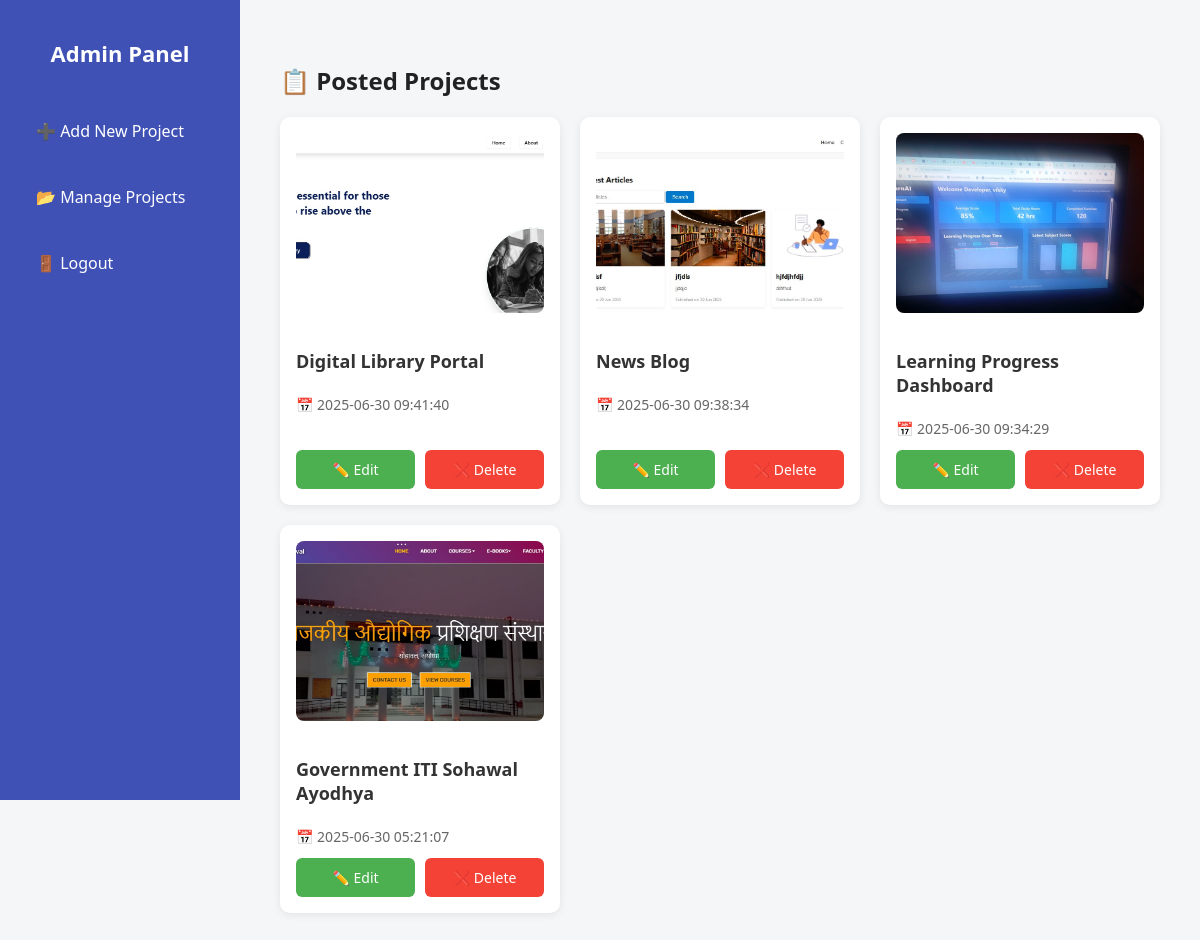
Page /admin/dashboard.php (signed in) on the committed database.
### tables this page shows
CREATE TABLE `projects` (
  `id` int(11) NOT NULL,
  `title` varchar(255) NOT NULL,
  `description` text NOT NULL,
  `technology` varchar(255) DEFAULT NULL,
  `link` varchar(255) DEFAULT NULL,
  `image` varchar(255) DEFAULT NULL,
  `created_at` timestamp NOT NULL DEFAULT current_timestamp()
);

### admin/dashboard.php (the view, shortened to what this page needs)
<?php
include '../includes/db.php';
?>
<!DOCTYPE html>
<html lang="en">
<head>
  <link rel="stylesheet" href="../assets/css/style.css">
</head>
<body>
<div class="sidebar">
  <h2>Admin Panel</h2>
  <a href="add-projects.php">➕ Add New Project</a>
  <a href="manage-projects.php">📂 Manage Projects</a>
  <a href="logout.php" onclick="return confirm('Logout now?')">🚪 Logout</a>
</div>
<div class="dashboard-content">
  <h3>📋 Posted Projects</h3>
  <?php
  $query = "SELECT id, title, created_at, image FROM projects ORDER BY created_at DESC";
  $result = $conn->query($query);
  if ($result->num_rows > 0):
      echo "<div class='project-grid'>";
      while ($row = $result->fetch_assoc()):
          $imgPath = !empty($row['image']) ? "../uploads/" . $row['image'] : "../assets/img/default.jpg";
          ?>
          <div class="project-card">
              <img src="<?php echo htmlspecialchars($imgPath); ?>" alt="Project Image">
              <h4><?php echo htmlspecialchars($row['title']); ?></h4>
              <p>📅 <?php echo $row['created_at']; ?></p>
              <div class="project-actions">
                  <a class="edit-btn" href="edit-project.php?id=<?php echo $row['id']; ?>">✏️ Edit</a>
                  <a class="delete-btn" href="delete-project.php?id=<?php echo $row['id']; ?>" onclick="return confirm('Are you sure you want to delete this project?')">❌ Delete</a>
              </div>
          </div>
          <?php
      endwhile;
      echo "</div>";
  else:
      echo "<p>No projects found.</p>";
  endif;
  ?>
</div>
</body>
</html>

### assets/css/style.css (style rules this page uses)
body { font-family: 'Poppins', sans-serif; scroll-behavior: smooth; }

### admin/dashboard.php (style rules this page uses)
* { box-sizing: border-box; }
body { margin: 0; font-family: 'Segoe UI', sans-serif; background-color: #f4f6f8; display: flex; }
.sidebar { width: 240px; height: 100vh; background-color: #3f51b5; color: white; display: flex; flex-direction: column; padding: 20px; position: fixed; left: 0; top: 0; }
.sidebar h2 { margin-bottom: 30px; font-size: 22px; text-align: center; }
.sidebar a { color: white; text-decoration: none; margin: 10px 0; padding: 12px 16px; border-radius: 6px; transition: background 0.3s; }
.dashboard-content { margin-left: 240px; padding: 40px; flex: 1; }
h3 { font-size: 1.5rem; margin-bottom: 20px; color: #222; }
.project-grid { display: grid; grid-template-columns: repeat(auto-fit, minmax(250px, 1fr)); gap: 20px; }
.project-card { background: white; padding: 16px; border-radius: 10px; box-shadow: 0 2px 8px rgba(0, 0, 0, 0.08); display: flex; flex-direction: column; overflow: hidden; }
.project-card img { width: 100%; height: 180px; object-fit: cover; border-radius: 8px; margin-bottom: 12px; }
.project-card h4 { margin-bottom: 8px; font-size: 18px; color: #333; }
.project-card p { font-size: 14px; color: #666; margin-bottom: 12px; }
.project-actions { margin-top: auto; display: flex; justify-content: space-between; gap: 10px; }
.project-actions a { flex: 1; text-align: center; padding: 10px; border-radius: 6px; text-decoration: none; font-size: 14px; color: white; }
.edit-btn { background-color: #4caf50; }
.delete-btn { background-color: #f44336; }

### rows in the picture
projects: image (picture), title "Digital Library Portal", created_at "2025-06-30 09:41:40"
projects: image (picture), title "News Blog", created_at "2025-06-30 09:38:34"
projects: image (picture), title "Learning Progress Dashboard", created_at "2025-06-30 09:34:29"
projects: image (picture), title "Government ITI Sohawal Ayodhya", created_at "2025-06-30 05:21:07"
